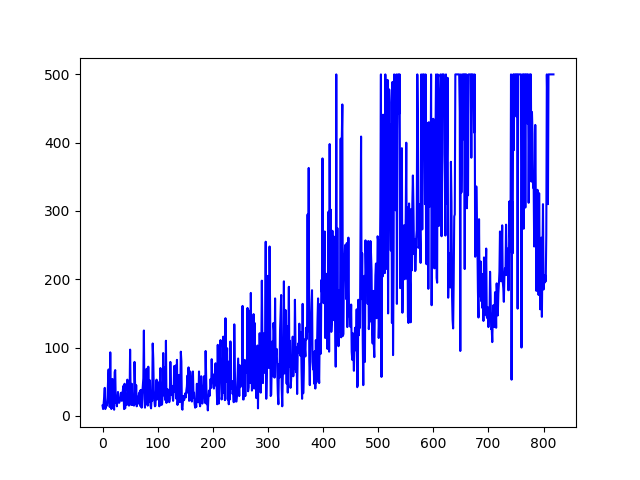

The script that saved this image:
import gym
import numpy as np
import matplotlib.pyplot as plt

from keras.models import *
from keras.layers import *
from keras.optimizers import *
from keras.utils import *

from nn import *


class Agent:
    def __init__(self, env):
        self.env = env
        self.num_observations = self.env.observation_space.shape[0]
        self.num_actions = self.env.action_space.n
        self.gamma = 0.99
        self.learning_rate = 1e-3
        self.model = NN(self.num_observations, self.num_actions, self.learning_rate)
        self.actions, self.states, self.rewards = [], [], []

    def get_action(self, state):
        policy = self.model.predict(state)[0]
        action = np.random.choice(self.num_actions, p=policy)
        return action

    def discounted_rewards(self):
        discounted_rewards = np.zeros_like(self.rewards)
        sum_t = 0.0
        for t in reversed(range(len(self.rewards))):
            sum_t = sum_t * self.gamma + self.rewards[t]
            discounted_rewards[t] = sum_t
        return discounted_rewards

    def normalize_discounted(self, discounted_rewards):
        discounted_rewards -= np.mean(discounted_rewards)
        discounted_rewards /= np.std(discounted_rewards)
        return discounted_rewards

    def append_sample(self, state, action, reward):
        self.states.append(state)
        self.actions.append(action)
        self.rewards.append(reward)

    def update_policy(self):
        episode_length = len(self.states)

        discounted_rewards = self.discounted_rewards()
        discounted_rewards = self.normalize_discounted(discounted_rewards)

        states = np.zeros((episode_length, self.num_observations))
        q_values = np.zeros((episode_length, self.num_actions))

        for i in range(episode_length):
            states[i] = self.states[i]
            q_values[i][self.actions[i]] = discounted_rewards[i]

        self.model.train(states, q_values)
        self.states, self.actions, self.rewards = [], [], []

    def train(self, num_episodes):
        total_rewards = []
        for episode in range(num_episodes):
            total_reward = 0.0
            state = self.env.reset()

            while True:
                state = np.reshape(state, (1, self.num_observations))
                action = self.get_action(state)
                next_state, reward, done, _ = self.env.step(action)
                reward = reward if not done or total_reward == 499 else -100
                self.append_sample(state, action, reward)
                total_reward += reward
                state = next_state

                if done:
                    self.update_policy()
                    total_reward = total_reward if total_reward == 500 else total_reward + 100
                    total_rewards.append(total_reward)
                    if len(total_rewards) >= 10:
                        mean_total_rewards = np.mean(total_rewards[-10:])
                    else:
                        mean_total_rewards = np.mean(total_rewards)
                    print("Episode: ", episode + 1,
                          " Total Reward: ", total_reward,
                          " Mean: ", mean_total_rewards)
                    if mean_total_rewards > 490:
                        return total_rewards
                    break
        return total_rewards

    def play(self, num_episodes, render=True):
        for episode in range(num_episodes):
            state = self.env.reset()
            while True:
                if render:
                    self.env.render()
                action = self.get_action(state)
                next_state, reward, done, _ = self.env.step(action)
                if done:
                    break


if __name__ == "__main__":
    env = gym.make("CartPole-v1")
    agent = Agent(env)
    total_rewards = agent.train(num_episodes=1000)

    plt.plot(range(len(total_rewards)), total_rewards, color="blue")
    plt.savefig('./agent REINFORCE.png')

    input("Play?")
    agent.play(num_episodes=15, render=True)
